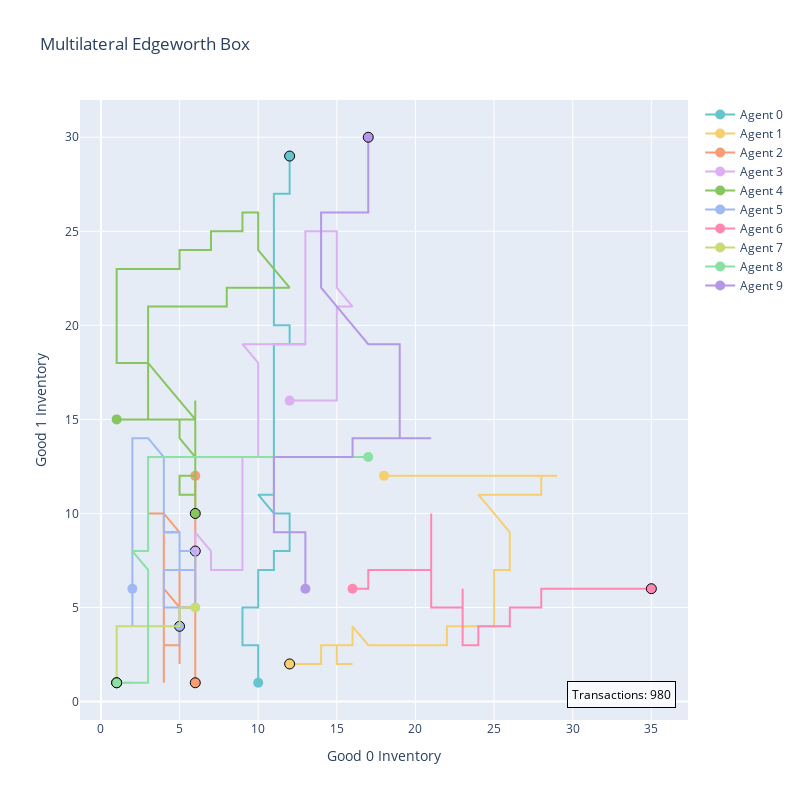

The notebook cell saved with this chart:
### Markdown cell above
## Multilateral Edgeworth Box

### Code cell
# Regenerate agents so as to refresh inventory
market.generate_agents(10, 20, 20, False)
market.generate_network(size=3)
market.clear_transactions()
market.execute_exchange(
    trading_days=2,
    strategic_error = 0.1, 
    trade_within_network=True,
    plot_type="edgeworth_plus",
    )

### Figure 1 — Plotly figure (JSON) as saved in the notebook; plotly's stock layout.template omitted (floating-point values rounded to 4 significant figures; data arrays with more than 128 entries replaced by an {"elided": "..."} marker saying what was removed)
{"data": [{"line": {"color": "rgb(102, 197, 204)"}, "marker": {"color": {"elided": "980 str values"}, "line": {"color": {"elided": "980 str values"}, "width": 1}, "size": 10}, "mode": "lines+markers", "name": "Agent 0", "type": "scatter", "x": {"elided": "980 int values"}, "y": {"elided": "980 int values"}}, {"line": {"color": "rgb(246, 207, 113)"}, "marker": {"color": {"elided": "980 str values"}, "line": {"color": {"elided": "980 str values"}, "width": 1}, "size": 10}, "mode": "lines+markers", "name": "Agent 1", "type": "scatter", "x": {"elided": "980 int values"}, "y": {"elided": "980 int values"}}, {"line": {"color": "rgb(248, 156, 116)"}, "marker": {"color": {"elided": "980 str values"}, "line": {"color": {"elided": "980 str values"}, "width": 1}, "size": 10}, "mode": "lines+markers", "name": "Agent 2", "type": "scatter", "x": {"elided": "980 int values"}, "y": {"elided": "980 int values"}}, {"line": {"color": "rgb(220, 176, 242)"}, "marker": {"color": {"elided": "980 str values"}, "line": {"color": {"elided": "980 str values"}, "width": 1}, "size": 10}, "mode": "lines+markers", "name": "Agent 3", "type": "scatter", "x": {"elided": "980 int values"}, "y": {"elided": "980 int values"}}, {"line": {"color": "rgb(135, 197, 95)"}, "marker": {"color": {"elided": "980 str values"}, "line": {"color": {"elided": "980 str values"}, "width": 1}, "size": 10}, "mode": "lines+markers", "name": "Agent 4", "type": "scatter", "x": {"elided": "980 int values"}, "y": {"elided": "980 int values"}}, {"line": {"color": "rgb(158, 185, 243)"}, "marker": {"color": {"elided": "980 str values"}, "line": {"color": {"elided": "980 str values"}, "width": 1}, "size": 10}, "mode": "lines+markers", "name": "Agent 5", "type": "scatter", "x": {"elided": "980 int values"}, "y": {"elided": "980 int values"}}, {"line": {"color": "rgb(254, 136, 177)"}, "marker": {"color": {"elided": "980 str values"}, "line": {"color": {"elided": "980 str values"}, "width": 1}, "size": 10}, "mode": "lines+markers", "name": "Agent 6", "type": "scatter", "x": {"elided": "980 int values"}, "y": {"elided": "980 int values"}}, {"line": {"color": "rgb(201, 219, 116)"}, "marker": {"color": {"elided": "980 str values"}, "line": {"color": {"elided": "980 str values"}, "width": 1}, "size": 10}, "mode": "lines+markers", "name": "Agent 7", "type": "scatter", "x": {"elided": "980 int values"}, "y": {"elided": "980 int values"}}, {"line": {"color": "rgb(139, 224, 164)"}, "marker": {"color": {"elided": "980 str values"}, "line": {"color": {"elided": "980 str values"}, "width": 1}, "size": 10}, "mode": "lines+markers", "name": "Agent 8", "type": "scatter", "x": {"elided": "980 int values"}, "y": {"elided": "980 int values"}}, {"line": {"color": "rgb(180, 151, 231)"}, "marker": {"color": {"elided": "980 str values"}, "line": {"color": {"elided": "980 str values"}, "width": 1}, "size": 10}, "mode": "lines+markers", "name": "Agent 9", "type": "scatter", "x": {"elided": "980 int values"}, "y": {"elided": "980 int values"}}], "layout": {"annotations": [{"bgcolor": "rgba(255, 255, 255, 0.7)", "bordercolor": "black", "borderpad": 4, "borderwidth": 1, "font": {"color": "black", "size": 12}, "showarrow": false, "text": "Transactions: 980", "x": 0.98, "xref": "paper", "y": 0.02, "yref": "paper"}], "height": 800, "hovermode": "closest", "title": {"text": "Multilateral Edgeworth Box"}, "width": 800, "xaxis": {"title": {"text": "Good 0 Inventory"}}, "yaxis": {"title": {"text": "Good 1 Inventory"}}}}
